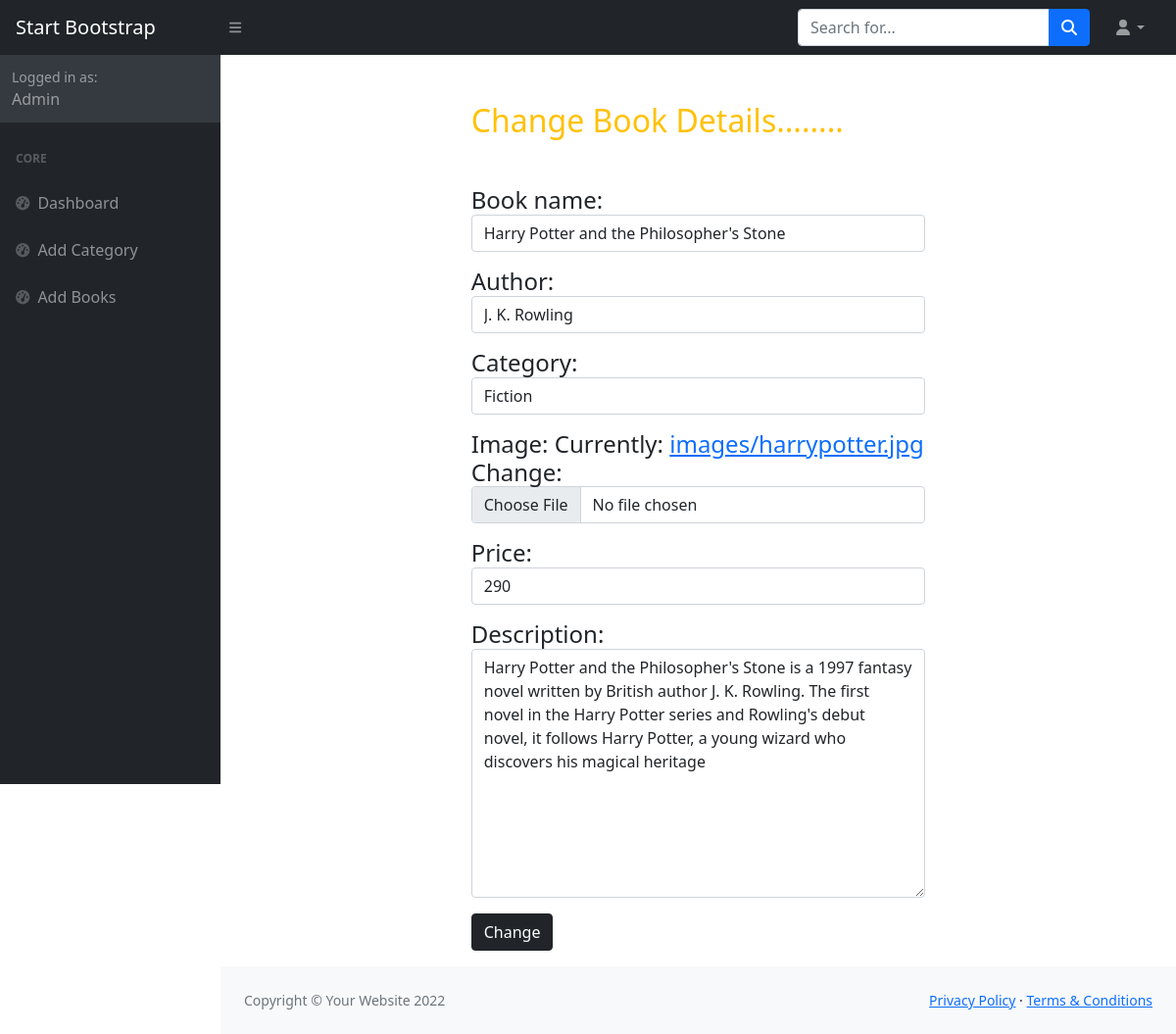
The app's page /book/change/6 with its own data.
### owner/models.py (models this page shows, shortened)
class Books(models.Model):
    book_name=models.CharField(max_length=200,unique=True)
    author=models.CharField(max_length=200,null=True)
    category=models.ForeignKey(Categories,on_delete=models.CASCADE)
    image = models.ImageField(upload_to="images", null=True)
    price = models.PositiveIntegerField()
    description = models.CharField(max_length=1000, null=True)

### owner/views.py (the view, shortened to what this page needs)
# urls.py: path("book/change/<int:id>", views.BookEditView.as_view(), name="edit-book"),
class BookEditView(UpdateView):
    model = Books
    form_class = forms.BookChangeForm
    template_name = "book_edit.html"
    success_url = reverse_lazy("book-list")
    pk_url_kwarg = "id"

### owner/forms.py
class BookChangeForm(forms.ModelForm):
    class Meta:
        model=Books
        fields = [
            "book_name", "author", "category", "image", "price", "description"
        ]
        widgets={
            "book_name":forms.TextInput(attrs={"class": "form-control"}),
            "author": forms.TextInput(attrs={"class": "form-control"}),
            "category":forms.Select(attrs={"class": "form-control"}),
            "image":forms.ClearableFileInput(attrs={"class": "form-control"}),
            "price":forms.TextInput(attrs={"class": "form-control"}),
            "description":forms.Textarea(attrs={"class": "form-control"}),
        }

### owner/models.py (called while the page is built)
    def __str__(self):
        return self.category_name

### owner/templates/book_edit.html (shortened to what this page needs)
{%extends 'base.html'%}
{%block body_block%}
<div class="container">
    <div class="row">
        <div class="col-3"></div>
        <div class="col-6 mt-5">
          <h2 class="text-warning">Change Book Details........</h2>
            <form action="" class=" mt-5" method="post">
              <h4>{{form.as_p}}</h4>
                <div class="mb-3">
                    <button type="submit" class="btn btn-dark">Change</button>
                </div>
            </form>
        </div>
        <div class="col-3"></div>
    </div>
</div>
{%endblock%}

### records on screen
Books: book_name "Harry Potter and the Philosopher's Stone", author "J. K. Rowling", category "Fiction", price "290", description "Harry Potter and the Philosopher's Stone is a 1997 fantasy novel written by British author J. K. Rowling. The first novel in the Harry Potter series and Rowling's debut novel, it follows Harry Potter, a young wizard who discovers his magical heritage"
